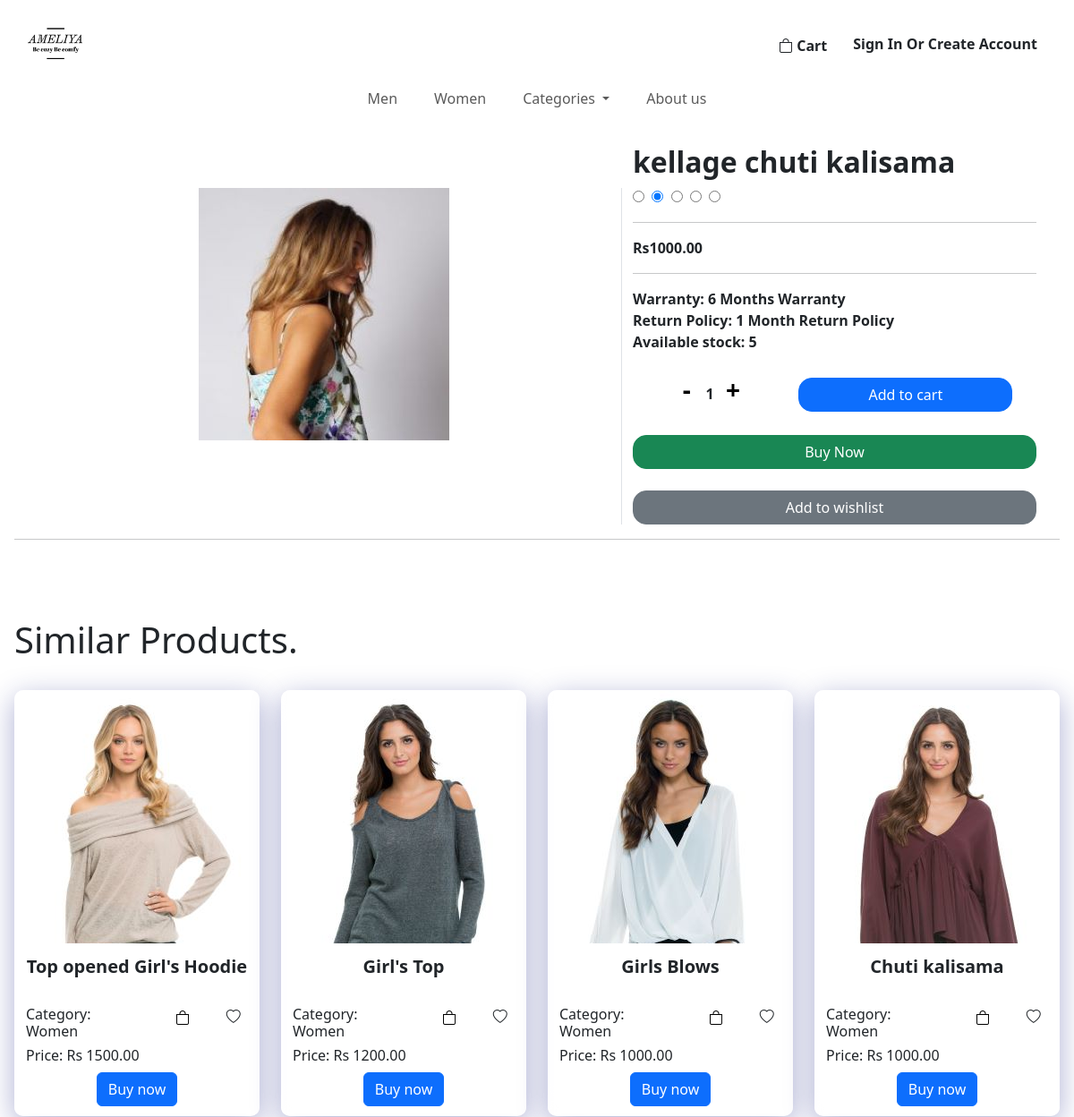
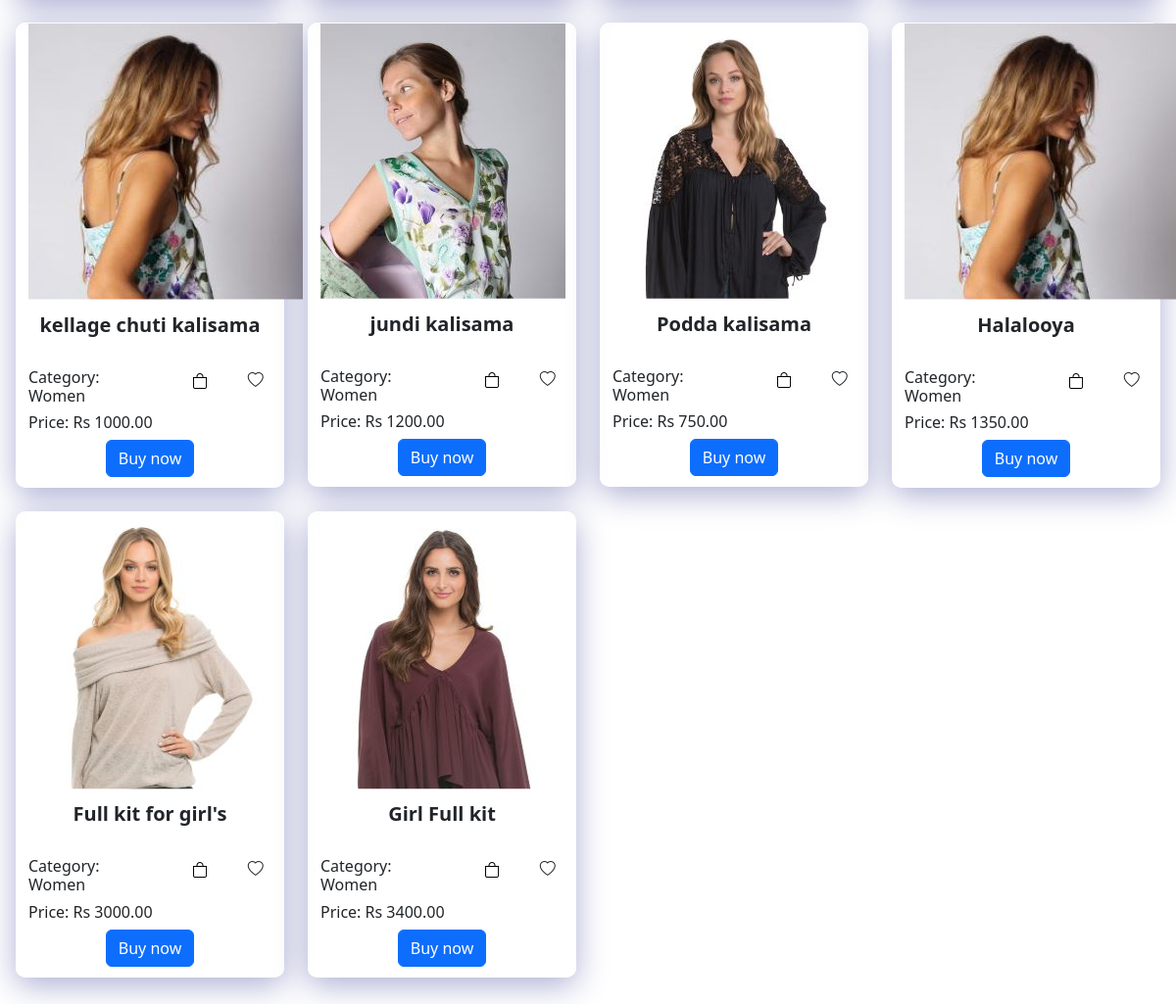
The page /components/singleproductview.php?id=6 on the database its author committed (2 pictures, top to bottom).
### tables this page shows
CREATE TABLE IF NOT EXISTS `product` (
  `id` int NOT NULL AUTO_INCREMENT,
  `price` varchar(45) DEFAULT NULL,
  `qty` varchar(45) DEFAULT NULL,
  `discription` varchar(150) DEFAULT NULL,
  `title` varchar(45) DEFAULT NULL,
  `aded_date` date DEFAULT NULL,
  `del_fee_col` double DEFAULT NULL,
  `del_fee_other` double DEFAULT NULL,
  `color_clr_id` int NOT NULL,
  `category_c_id` int NOT NULL,
  `brand_b_id` int NOT NULL,
  `status_s_id` int NOT NULL,
  PRIMARY KEY (`id`),
  KEY `fk_product_color1_idx` (`color_clr_id`),
  KEY `fk_product_category1_idx` (`category_c_id`),
  KEY `fk_product_brand1_idx` (`brand_b_id`),
  KEY `fk_product_status1_idx` (`status_s_id`),
  CONSTRAINT `fk_product_brand1` FOREIGN KEY (`brand_b_id`) REFERENCES `brand` (`b_id`),
  CONSTRAINT `fk_product_category1` FOREIGN KEY (`category_c_id`) REFERENCES `category` (`c_id`),
  CONSTRAINT `fk_product_color1` FOREIGN KEY (`color_clr_id`) REFERENCES `color` (`clr_id`),
  CONSTRAINT `fk_product_status1` FOREIGN KEY (`status_s_id`) REFERENCES `status` (`s_id`)
);

CREATE TABLE IF NOT EXISTS `product_img` (
  `path` varchar(50) NOT NULL,
  `product_id` int NOT NULL,
  PRIMARY KEY (`path`),
  KEY `fk_product_img_product1_idx` (`product_id`),
  CONSTRAINT `fk_product_img_product1` FOREIGN KEY (`product_id`) REFERENCES `product` (`id`)
);

CREATE TABLE IF NOT EXISTS `category` (
  `c_id` int NOT NULL AUTO_INCREMENT,
  `c_name` varchar(45) DEFAULT NULL,
  PRIMARY KEY (`c_id`)
);

### components/connection.php (called while the page is built, shortened)
<?php
class Database{
    public static $connection;
    public static function setUpConnection(){
        if(!isset(Database::$connection)){
            Database::$connection = new mysqli("localhost","root","Kavitha@#2003","vivaaluth","3306");
        }
    }
    public static function search($q){
        $resultset = Database::$connection->query($q);
        return $resultset;
    }
}
?>

### components/SingleProductView.php (the view, shortened to what this page needs)
<?php require "../components/connection.php"; ?>
<?php
if (isset($_GET["id"])) {
  $pid = $_GET["id"];
  $product_rs = Database::search("SELECT * FROM product INNER JOIN category ON product.category_c_id = category.c_id INNER JOIN brand ON brand.b_id = product.brand_b_id INNER JOIN product_img ON product.id = product_img.product_id WHERE `id` = '" . $pid . "';");
  $product_num = $product_rs->num_rows;
  if ($product_num == 1) {
    $product_data = $product_rs->fetch_assoc();
?>
    <!doctype html>
    <html lang="en">
    <head>
      <link href="https://cdn.jsdelivr.net/npm/bootstrap@5.3.2/dist/css/bootstrap.min.css" rel="stylesheet">
      <link rel="stylesheet" href="../style.css">
    </head>
    <body class="p-3 m-0 border-0 bd-example m-0 border-0 bd-example-row bd-example-row-flex-cols">
      <?php include '../components/NavbarOther.php'; ?>
      <?php include '../components/Header.php'; ?>
      <br>
      <div class="container">
        <div class="row">
          <div class="col-lg-7 col-md-12 col-sm-12 border-end text-center mt-5">
            <img src="../<?php echo $product_data["path"]; ?>" class="img-fluid" alt="Product Image" style="clip-path: polygon(0 0, 100% 0, 100% 75%, 0 75%);">
          </div>
          <div class="col-lg-5 col-md-12 col-sm-12">
            <div class="title" id="title1">
              <h2 id="title"><b><?php echo $product_data["title"] ?></b></h2>
            </div>
            <div class="rating">
              <input value="5" name="rate" id="star5" type="radio">
              <input value="4" name="rate" id="star4" type="radio" checked="">
              <input value="3" name="rate" id="star3" type="radio">
              <input value="2" name="rate" id="star2" type="radio">
              <input value="1" name="rate" id="star1" type="radio">
            </div>
            <hr>
            <div class="price">
              <p><b>Rs<?php echo $product_data["price"] ?>.00</b></p>
            </div>
            <hr>
            <div class="warranty">
              <b>Warranty: 6 Months Warranty</b><br>
              <b>Return Policy: 1 Month Return Policy</b><br>
              <b>Available stock:
                <span id="stock"> <?php echo $product_data["qty"] ?></span></b>
            </div>
            <br>
            <div class="row col-6 col-lg-12">
              <div class="col-4" style="margin-left: 35px;">
                <div class="row col-12">
                  <div class="col-12 gap-3 text-center" id="qtyb">
                    <button class="col-4" onclick="minas();" style="background: none; border:none;">
                      <h3><b>-</b></h3>
                    </button>
                    <span class="col-4" id="value"><b>1</b></span>
                    <button class="col-4" onclick="plus();" style="background: none; border:none;">
                      <h3><b>+</b></h3>
                    </button>
                  </div>
                </div>
              </div>
              <div class="col-7">
                <button class="btn btn-primary col-12 mt-1" style="border-radius: 15px;" onclick="addtocart();">Add to cart</button>
              </div>
            </div>
            <br>
            <div class="col-12">
              <button class="btn btn-success col-12" style="border-radius: 15px;" id="pidforsp<?php echo $product_data["id"] ?>" onclick="buynow44();">Buy Now</button>
            </div>
            <br>
            <div class="col-12">
              <button class="btn btn-secondary col-12" style="border-radius: 15px;" onclick="wishlist();">Add to wishlist</button>
            </div>
          </div>
        </div>
      </div>
      <hr>
      <section>
        <br>
        <br>
        <br>
        <h1>Similar Products.</h1>
        <br>
        <?php
        $sproduct_rs = Database::search("SELECT product.*, category.c_name, brand.*, product_img.*
        FROM product
        INNER JOIN category ON product.category_c_id = category.c_id
        INNER JOIN brand ON brand.b_id = product.brand_b_id
        INNER JOIN product_img ON product.id = product_img.product_id
        WHERE product.category_c_id = (
          SELECT category_c_id
          FROM product
          WHERE id = '" . $pid . "'
        );");
        $sproduct_num = $sproduct_rs->num_rows;
        if ($sproduct_num > 0) {
          while ($sproduct_data = $sproduct_rs->fetch_assoc()) {
        ?>
       <div class="col">
    <div class="row">
        <?php
        while ($sproduct_data = $sproduct_rs->fetch_assoc()) {
        ?>
            <div class="col-lg-3 col-md-6 col-sm-12 text-center mb-4">
                <div class="container" id="box">
                    <img src="../<?php echo $sproduct_data['path']; ?>" alt="" style="clip-path: polygon(0 0, 100% 0, 100% 75%, 0 75%);">
                    <div class="row text-center" style="margin-top:-80px;">
                        <h5>
                            <span id="title1"><b><?php echo $sproduct_data["title"] ?></b></span>
                        </h5>
                    </div>
                    <br>
                    <div class="row">
                        <div class="col-7 text-start">
                            <h6>Category: <?php echo $sproduct_data["c_name"] ?></h6>
                        </div>
                        <div class="col-5 text-end">
                            <div class="row">
                                <div class="col text-center">
                                    <button onclick="addtocarthome(<?php echo $sproduct_data['id'] ?>);" style="border: none; background:none;"><i class="bi bi-bag"></i></button>
                                </div>
                                <div class="col text-center"><i class="bi bi-heart"></i></div>
                            </div>
                        </div>
                    </div>
                    <div class="row text-start">
                        <h6>Price: Rs <?php echo $sproduct_data["price"] ?>.00</h6>
                    </div>
                    <div class="col" style="margin-bottom: 10px;">
                        <div class="row text-center">
                            <a href="<?php echo "./components/singleproductview.php?id=" . $sproduct_data["id"]; ?>" style="color:white; text-decoration:none;">
                                <button type="button" class="btn btn-primary">Buy now</button>
                            </a>
                        </div>
                    </div>
                </div>
            </div>
        <?php
        }
        ?>
    </div>
</div>
        <?php
          }
        }
        ?>
      </section>
    </body>
    </html>
<?php
  } else {
?>
    <script>
      alert("Something went wrong");
    </script>
<?php
  }
}
?>

### style.css (style rules this page uses)
#box { background: rgba(255, 255, 255, 0.65); box-shadow: 0 8px 32px 0 rgba(31, 38, 135, 0.37); backdrop-filter: blur(20px); -webkit-backdrop-filter: blur(20px); border-radius: 10px; border: 1px solid rgba(255, 255, 255, 0.18); }

### rows shown on the page
product: product_img.path (picture), title "kellage chuti kalisama", price "1000", qty "5", category_c.c_name "Women"
product: product_img.path (picture), title "Top opened Girl's Hoodie", category_c.c_name "Women", price "1500"
product: product_img.path (picture), title "Girl's Top", category_c.c_name "Women", price "1200"
product: product_img.path (picture), title "Girls Blows", category_c.c_name "Women", price "1000"
product: product_img.path (picture), title "Chuti kalisama", category_c.c_name "Women", price "1000"
product: product_img.path (picture), title "jundi kalisama", category_c.c_name "Women", price "1200"
product: product_img.path (picture), title "Podda kalisama", category_c.c_name "Women", price "750"
product: product_img.path (picture), title "Halalooya", category_c.c_name "Women", price "1350"
product: product_img.path (picture), title "Full kit for girl's", category_c.c_name "Women", price "3000"
product: product_img.path (picture), title "Girl Full kit", category_c.c_name "Women", price "3400"
